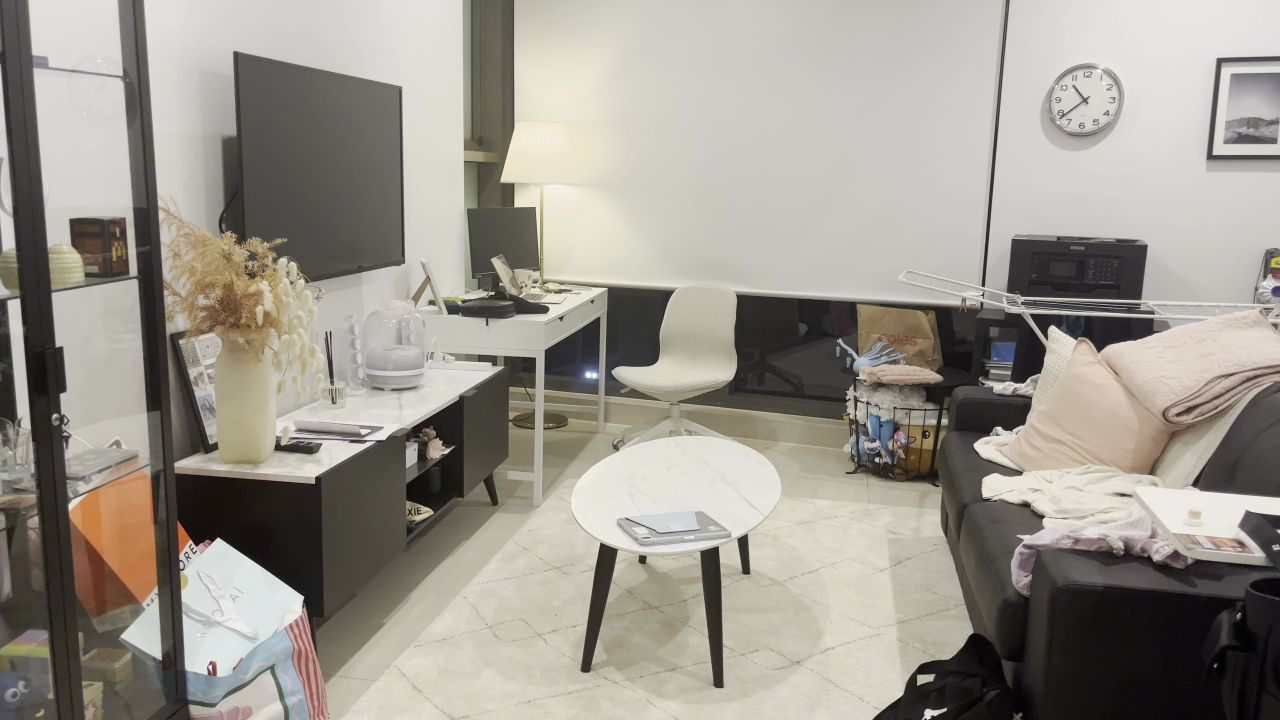
#> input picture out_frames/frame_000000_t000000.000.jpg, 3840 x 2160 px (shown at 1/3 size); its folder holds 4 pictures in this run
$ python sparseFlow.py
#> lines starting #> are read from the running program, lines starting #| are printed output that depends on the picture
### motion_detection_utils.py
"""
    General Functions for Motion Detection from a derived Motion Mask

"""

import os
from glob import glob
import numpy as np
import cv2
from PIL import Image


# =============================================================================
# get bounding box detections from blobs/contours

# [94 lines left out: functions get_contour_detections, remove_contained_bboxes, non_max_suppression, draw_bboxes, not called in this run]


def get_color(number):
    """ Converts an integer number to a color """
    # change these however you want to
    blue = int(number*30 % 256)
    green = int(number*103 % 256)
    red = int(number*50 % 256)

    return red, blue, green


def plot_points(image, points, radius=3, color=(0,255,0)):
    for x,y in points:
        cv2.circle(image, (int(x), int(y)), radius, color, thickness=-1)

    return image


# [16 lines left out: function create_gif_from_images, not called in this run]


### sparseFlow.py
from scipy.stats import kurtosis
from sklearn.cluster import DBSCAN
from sklearn.preprocessing import StandardScaler
import os
from glob import glob
import re
import numpy as np
import cv2
import matplotlib.pyplot as plt

from motion_detection_utils import *

lk_params = dict(winSize=(41, 41), maxLevel=8, criteria=(cv2.TERM_CRITERIA_EPS | cv2.TERM_CRITERIA_COUNT, 30, 0.01))

def motion_comp(prev_frame, curr_frame, num_points=500, points_to_use=500, transform_type='affine'):
    """ Obtains new warped frame1 to account for camera (ego) motion
        Inputs:
            prev_frame - first image frame
            curr_frame - second sequential image frame
            num_points - number of feature points to obtain from the images
            points_to_use - number of point to use for motion translation estimation
            transform_type - type of transform to use: either 'affine' or 'homography'
        Outputs:
            A - estimated motion translation matrix or homography matrix
            prev_points - feature points obtained on previous image
            curr_points - feature points obtaine on current image
        """
    transform_type = transform_type.lower()
    assert(transform_type in ['affine', 'homography'])

    prev_gray = cv2.cvtColor(prev_frame, cv2.COLOR_RGB2GRAY)
    curr_gray = cv2.cvtColor(curr_frame, cv2.COLOR_RGB2GRAY)

    # get features for first frame
    corners = cv2.goodFeaturesToTrack(prev_gray, num_points, qualityLevel=0.001, minDistance=3)

    # get matching features in next frame with Sparse Optical Flow Estimation
    matched_corners, status, _ = cv2.calcOpticalFlowPyrLK(prev_gray, curr_gray, corners, None, **lk_params)

    # reformat previous and current corner points
    prev_points = corners[status==1]
    curr_points = matched_corners[status==1]

    # sub sample number of points so we don't overfit
    if points_to_use > prev_points.shape[0]:
        points_to_use = prev_points.shape[0]

    index = np.random.choice(prev_points.shape[0], size=points_to_use, replace=False)
    prev_points_used = prev_points[index]
    curr_points_used = curr_points[index]

    # find transformation matrix from frame 1 to frame 2
    if transform_type == 'affine':
        A, _ = cv2.estimateAffine2D(prev_points_used, curr_points_used, method=cv2.RANSAC)
    elif transform_type == 'homography':
        A, _ = cv2.findHomography(prev_points_used, curr_points_used)

    return A, prev_points, curr_points

def get_motion_detections(frame1,
                          frame2,
                          c=2,
                          angle_thresh=0.2,
                          edge_thresh=50,
                          max_cluster_size=15,
                          distance_metric='l2',
                          transform_type='affine'):
    """ Obtains detected motion betweej frame 1 and frame 2
        Inputs:
            frame1 - previous frame
            frame2 - current frame
            c - tunable threshold hyperparamer for outlier detection
            angle_thresh - threshold for angular uniformity of the cluster
                (Determines if the Std Dev of the Cluster flow angles is too large)
            edge_thresh - min pixel distance to edge for cluster removal
                clusters close to the edge usually correspond to false detections
            max_cluster_size - max number of points for a cluster
            distance_metric - used to compute the distance between current and previous keypoints
            transform_type - type of transform to use: either 'affine' or 'homography'
        Outputs:
            clusters - list containing clusters of detected motion keypoints
        """
    transform_type = transform_type.lower()
    assert(transform_type in ['affine', 'homography'])

    # get frame info
    h, w, _ = frame1.shape

    # get affine transformation matrix for motion compensation between frames
    A, prev_points, curr_points = motion_comp(frame1, frame2, num_points=10000, points_to_use=10000, transform_type=transform_type)

    # get transformed key points
    if transform_type == 'affine':
        A = np.vstack((A, np.zeros((3,)))) # get 3x3 matrix to xform points

    compensated_points = np.hstack((prev_points, np.ones((len(prev_points), 1)))) @ A.T
    compensated_points = compensated_points[:, :2]

    # get a distance metric for the current and previous keypoints
    if distance_metric == 'l1':
        x = np.sum(np.abs(curr_points - compensated_points), axis=1) # l1 norm
    else:
        x = np.linalg.norm(curr_points - compensated_points, ord=2, axis=1) # l2 norm

    # # compute kurtosis of x to determine outlier hyperparameter c
    # NOTE: We expect a Letpokurtic distribution with a heavy positive tail
    # If we don't have extremely heavy tails reduce outlier threshold parameter
    if kurtosis(x, bias=False) < 1:
        c /= 2 # reduce outlier hyparameter

    # get outlier bound (only care about upper bound since lower values are not likely movers)
    upper_bound = np.mean(x) + c*np.std(x, ddof=1)

    # get motion points
    motion_idx = (x >= upper_bound)
    motion_points = curr_points[motion_idx]

    # add additional motion data for clustering
    motion = compensated_points[motion_idx] - motion_points
    magnitude = np.linalg.norm(motion, ord=2, axis=1)
    angle = np.arctan2(motion[:, 1], motion[:, 0]) # horizontal/vertial

    X = np.hstack((motion_points, np.c_[magnitude], np.c_[angle]))

    # cluster motion data
    cluster_model = DBSCAN(eps=40.0, min_samples=2).fit(X)

    # filter clusters with large variation in angular motion
    clusters = []
    far_edge_array = np.array([w - edge_thresh, h - edge_thresh])
    for lbl in np.unique(cluster_model.labels_):

        cluster_idx = cluster_model.labels_ == lbl

        # get standard deviation of the angle of apparent motion
        angle_std = angle[cluster_idx].std(ddof=1)
        if angle_std <= angle_thresh:
            cluster = motion_points[cluster_idx]

            # remove clusters that are too close to the edges and ones that are too large
            centroid = cluster.mean(axis=0)
            # if (len(cluster) < max_cluster_size) \
            #     and not (np.any(centroid < edge_thresh) or np.any(centroid > far_edge_array)):
            #     clusters.append(cluster)
            if not (np.any(centroid < edge_thresh) or np.any(centroid > far_edge_array)):
                clusters.append(cluster)

    return clusters

fpath = r"out_frames"
image_paths = sorted(glob(f"{fpath}/*.jpg"))

# get previous frame
prev_frame = cv2.imread(image_paths[0],cv2.COLOR_BGR2RGB)
#> prev_frame is the input picture: shape (2160, 3840, 3); mean B, G, R 142.1, 150.9, 155
curr_frame = None

frames = []
for i in range(1, len(image_paths)):
    curr_frame = cv2.imread(image_paths[i],cv2.COLOR_BGR2RGB)
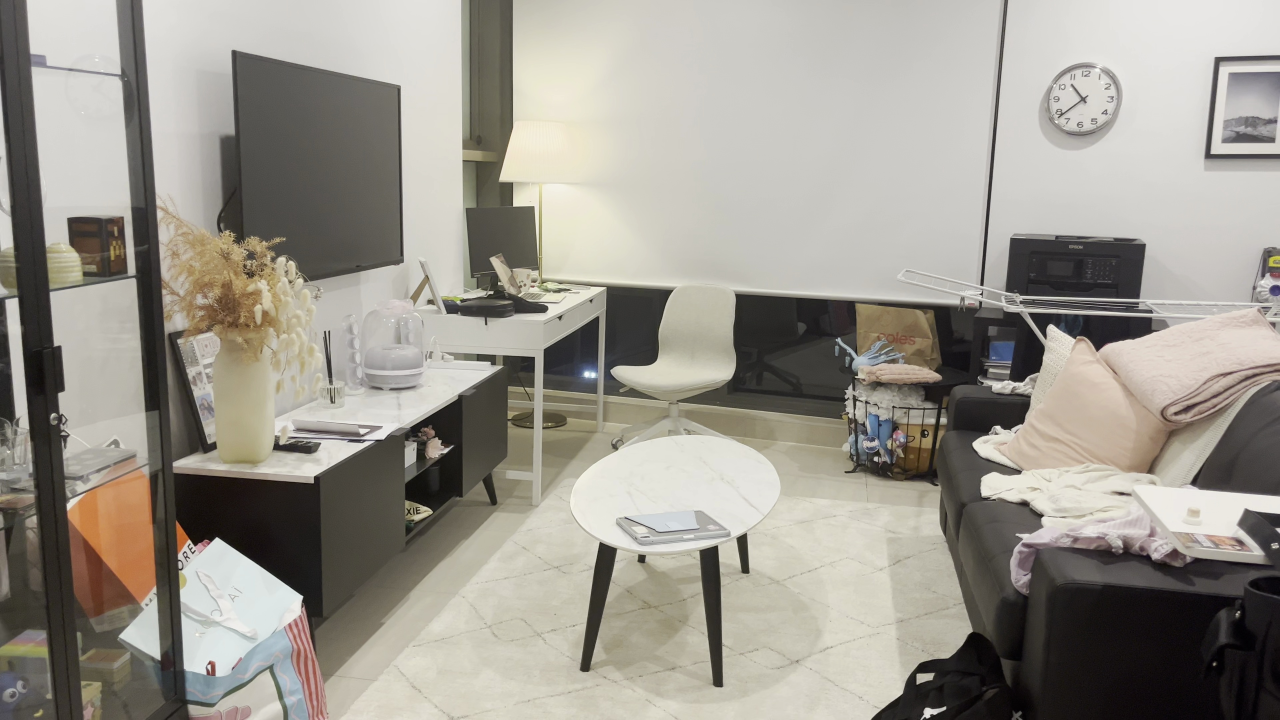
#> input picture out_frames/frame_000001_t000000.100.jpg, 3840 x 2160 px (shown at 1/3 size)
#> curr_frame is the input picture: shape (2160, 3840, 3); mean B, G, R 141.9, 150.8, 154.9

    # get detected cluster
    clusters = get_motion_detections(prev_frame,
                                     curr_frame,
                                     c=2,
                                     angle_thresh=0.2,
                                     max_cluster_size=50,
                                     distance_metric='l2',
                                     transform_type='affine')
#> in motion_comp, `prev_gray = cv2.cvtColor(prev_frame, cv2.COLOR_RGB2GRAY)`:
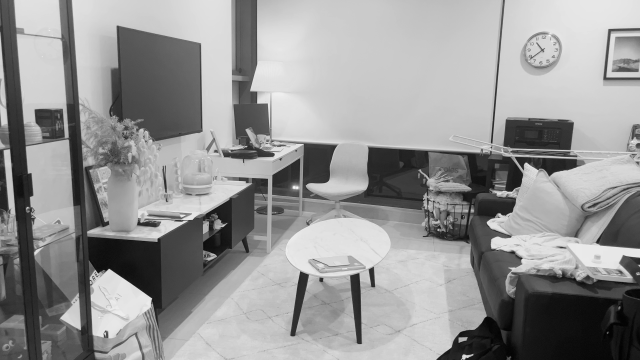
#> prev_gray: shape (2160, 3840) (shown at 1/6 size); min 0, max 254, mean 148.8
#> in motion_comp, `curr_gray = cv2.cvtColor(curr_frame, cv2.COLOR_RGB2GRAY)`:
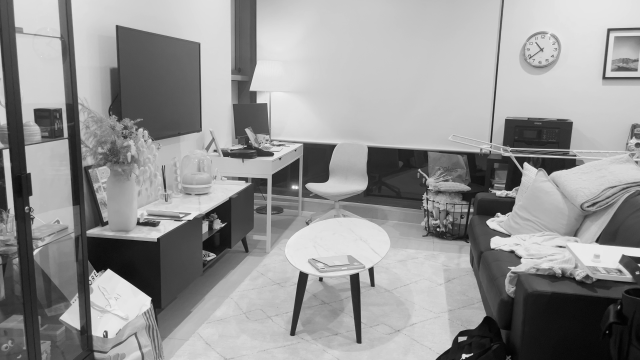
#> curr_gray: shape (2160, 3840) (shown at 1/6 size); min 0, max 255, mean 148.7
#> in motion_comp, `matched_corners, status, _ = cv2.calcOpticalFlowPyrLK(prev_gray, curr_..`: status = 10000 values, max 1 at index 0, min 0 at index 1679, mean 0.999
#> in motion_comp, `prev_points = corners[status==1]`: prev_points = 9989 pairs, first value 1 to 3838, second value 4 to 2158
#> in motion_comp, `curr_points = matched_corners[status==1]`: curr_points = 9989 pairs, first value -20.61 to 3834.5, second value 1.47 to 2157.9
#> in motion_comp, `prev_points_used = prev_points[index]`: prev_points_used has the same summary as prev_points
#> in motion_comp, `curr_points_used = curr_points[index]`: curr_points_used has the same summary as curr_points
#> in motion_comp, `A, _ = cv2.estimateAffine2D(prev_points_used, curr_points_used, method..`: A = [[1, 0.00142, -6], [-0.000557, 1, -1.99]]
#> in get_motion_detections, `A = np.vstack((A, np.zeros((3,))))`: A = [[1, 0.00142, -6], [-0.000557, 1, -1.99], [0, 0, 0]]
#> in get_motion_detections, `compensated_points = compensated_points[:, :2]`: compensated_points = 9989 pairs, first value -4.73 to 3835, second value 0.327 to 2156.8
#> in get_motion_detections, `x = np.linalg.norm(curr_points - compensated_points, ord=2, axis=1)`: x = 9989 values, max 120.6 at index 9870, min 0.00813 at index 2947, mean 1.03
#> in get_motion_detections, `upper_bound = np.mean(x) + c*np.std(x, ddof=1)`: upper_bound = 7.58
#> in get_motion_detections, `motion_points = curr_points[motion_idx]`: motion_points = 80 pairs, first value -20.61 to 3634.2, second value 57.48 to 2009.1
#> in get_motion_detections, `motion = compensated_points[motion_idx] - motion_points`: motion = 80 pairs, first value -15.04 to 21.46, second value -120.3 to 97.98
#> in get_motion_detections, `magnitude = np.linalg.norm(motion, ord=2, axis=1)`: magnitude = 80 values, max 120.6 at index 77, min 7.58 at index 17, mean 24.57
#> in get_motion_detections, `angle = np.arctan2(motion[:, 1], motion[:, 0])`: angle = 80 values, max 1.75 at index 73, min -3.04 at index 28, mean -0.533
#> in get_motion_detections, `X = np.hstack((motion_points, np.c_[magnitude], np.c_[angle]))`: X = 80 rows, first 6: [-0.116, 250.1, 60.17, -1.65], [2994.4, 269.9, 12.47, -1.53], [2998.1, 211.8, 7.76, 1.73], [-19.59, 1315, 21.53, 0.0771], [3011.1, 83.29, 8.2, 1.74], [23.79, 496, 103.2, -1.65]
#> the loop in get_motion_detections, `for lbl in np.unique(cluster_model.labels_): ` made 10 passes
#> (angle_std, cluster, centroid) on passes 5, 8, 9, 10: (0.000481, [[23.79, 496], [25.5, 503.1], [27.22, 519.4]], [25.5, 506.2]), (0.00637, [[22.1, 473.5], [18.84, 478.9], [19.8, 452.1]], [20.25, 468.2]), (0.000171, [[22.18, 431.9], [17.1, 428.3]], [19.64, 430.1]), (0.000378, [[3633.2, 302.7], [3634.2, 305.6]], [3633.7, 304.2])
#> after the loop in get_motion_detections, `for lbl in np.unique(cluster_model.labels_):`: clusters = 3 point arrays, longest 15 points
#> clusters = 3 point arrays, longest 15 points

    # save previous frame for next iteration
    prev_frame = curr_frame.copy()

    # draw detected clusters
    for j, cluster in enumerate(clusters):
        color = get_color((j+1)*5)
        curr_frame = plot_points(curr_frame, cluster, radius=10, color=color)
#> this loop made 3 passes
#> (blue in get_color, green in get_color, red in get_color, color) on passes 1 to 2: (150, 3, 250, (250, 150, 3)), (44, 6, 244, (244, 44, 6))

    # save image for GIF
    fig = plt.figure(figsize=(10, 5))
    plt.imshow(cv2.resize(curr_frame, (952, 535)))
    plt.axis('off')
    fig.savefig(f"temp/frame_{i}.png")
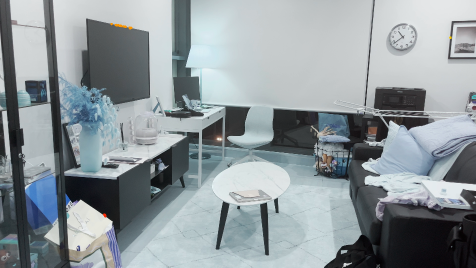
#> shown: shape (535, 952, 3) (shown at 1/2 size); mean R, G, B 141.9, 150.7, 154.8
    plt.close()

    frames.append(curr_frame)
#> pass 2 of the loop `for i in range(1, len(image_paths)):`:
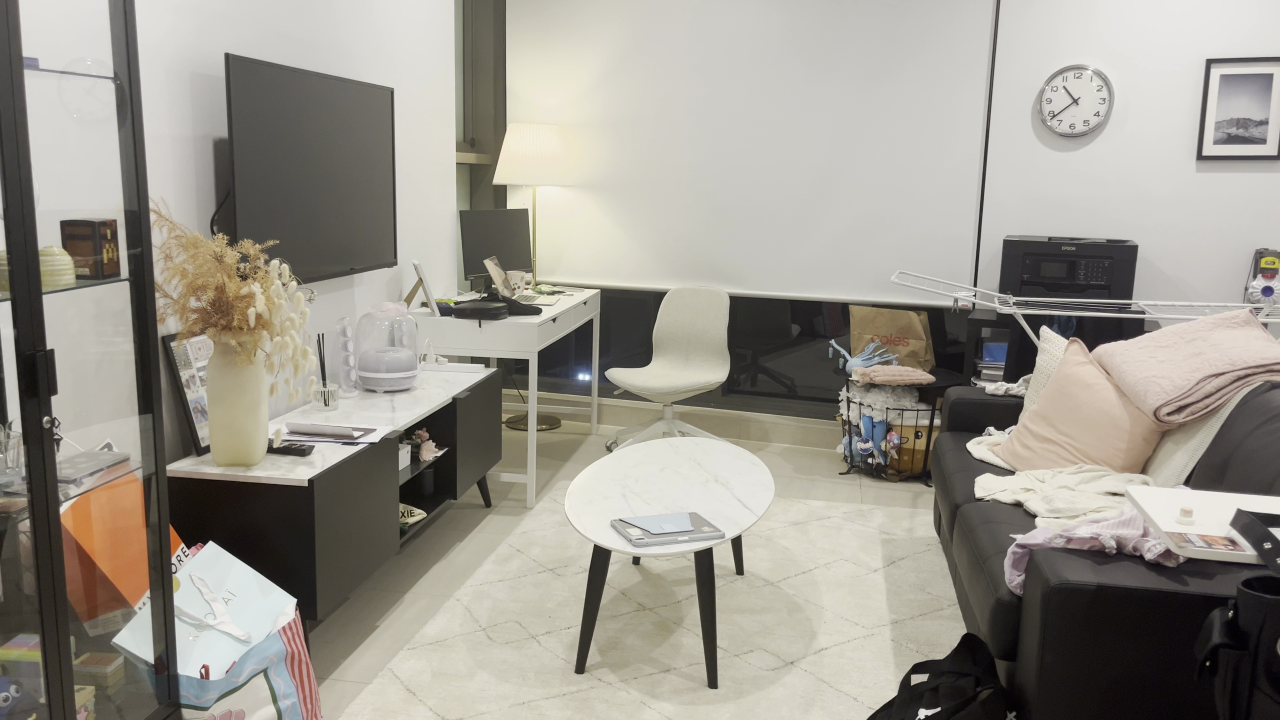
#> input picture out_frames/frame_000003_t000000.300.jpg, 3840 x 2160 px (shown at 1/3 size)
#> curr_frame is the input picture: shape (2160, 3840, 3); mean B, G, R 142.2, 151.1, 155.2
#> in motion_comp (call 2), `curr_gray = cv2.cvtColor(curr_frame, cv2.COLOR_RGB2GRAY)`:
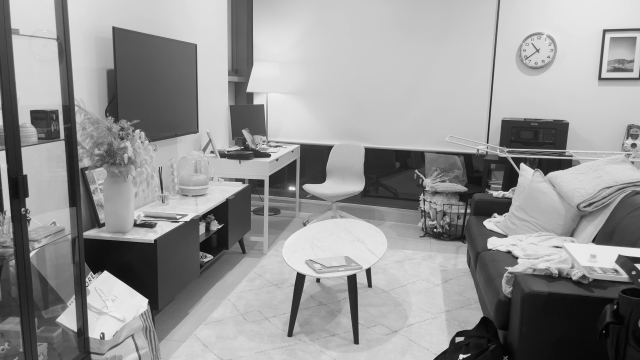
#> curr_gray: shape (2160, 3840) (shown at 1/6 size); min 0, max 254, mean 149.1
#> status = 10000 values, max 1 at index 0, min 0 at index 1392, mean 0.993
#> in motion_comp (call 2), `prev_points = corners[status==1]`: prev_points = 9934 pairs, first value 2 to 3838, second value 5 to 2158
#> in motion_comp (call 2), `curr_points = matched_corners[status==1]`: curr_points = 9934 pairs, first value -19.64 to 3814.5, second value 4.77 to 2176.6
#> prev_points_used has the same summary as prev_points
#> curr_points_used has the same summary as curr_points
#> in motion_comp (call 2), `A, _ = cv2.estimateAffine2D(prev_points_used, curr_points_used, method..`: A = [[1, 0.00387, -22.76], [-0.00207, 0.999, 10.94]]
#> X = 72 rows, first 6: [14.39, 2086.4, 6.57, -0.473], [959.3, 2174.6, 9.68, -1.27], [-12.34, 1405.5, 7.98, 0.0514], [-15.9, 1413.6, 12.56, 0.0261], [964.4, 2168.9, 7.95, -1.23], [2984.1, 118.1, 10.7, 1.74]
#> the loop in get_motion_detections (call 2), `for lbl in np.unique(cluster_model.labels_): ` made 9 passes
#> (angle_std, cluster, centroid) on pass 9: (0.0031, [[14.18, 721.4], [9.34, 707.5], [12.12, 703.9]], [11.88, 710.9])
#> `clusters = get_motion_detections(prev_frame, curr_frame, c=2, angle_th..`: clusters = []
#> `fig.savefig(f"temp/frame_{i}.png")`:
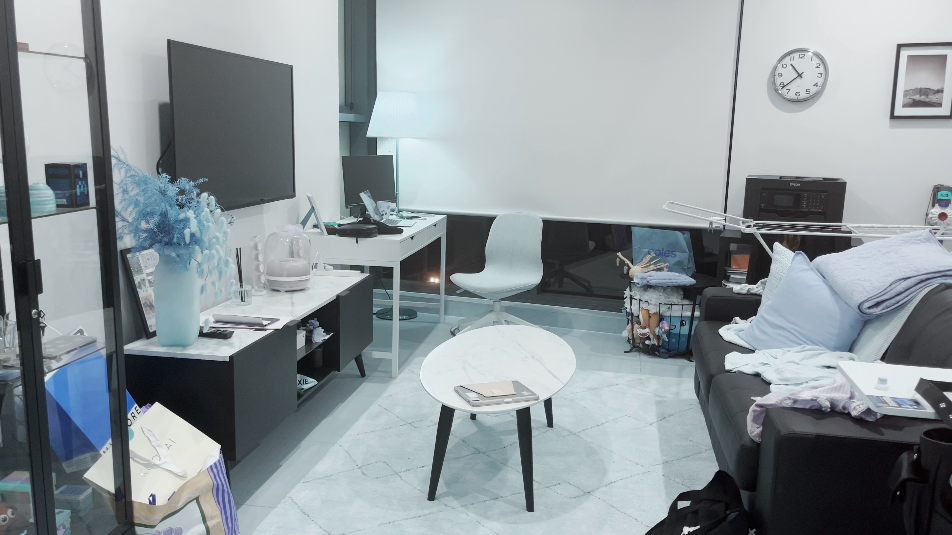
#> shown: shape (535, 952, 3); mean R, G, B 142.1, 151, 155.1
